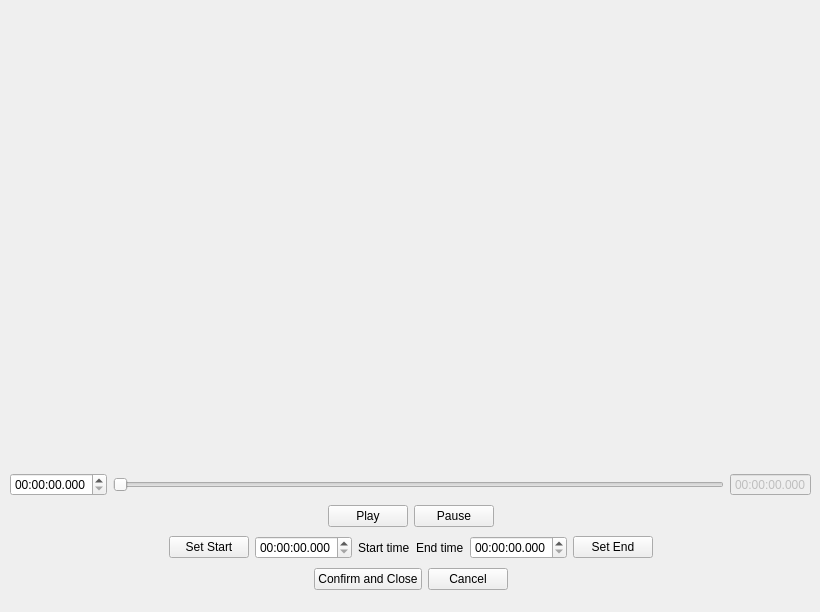
<?xml version="1.0" encoding="UTF-8"?>
<ui version="4.0">
 <class>VideoCutWindow</class>
 <widget class="QWidget" name="VideoCutWindow">
  <property name="enabled">
   <bool>true</bool>
  </property>
  <property name="geometry">
   <rect>
    <x>0</x>
    <y>0</y>
    <width>820</width>
    <height>612</height>
   </rect>
  </property>
  <property name="sizePolicy">
   <sizepolicy hsizetype="Fixed" vsizetype="Fixed">
    <horstretch>0</horstretch>
    <verstretch>0</verstretch>
   </sizepolicy>
  </property>
  <property name="windowTitle">
   <string>VideoCutWindow</string>
  </property>
  <widget class="VideoPlayerWidget" name="PlayerWidget" native="true">
   <property name="geometry">
    <rect>
     <x>10</x>
     <y>9</y>
     <width>800</width>
     <height>450</height>
    </rect>
   </property>
  </widget>
  <widget class="QWidget" name="verticalLayoutWidget">
   <property name="geometry">
    <rect>
     <x>10</x>
     <y>470</y>
     <width>801</width>
     <height>127</height>
    </rect>
   </property>
   <layout class="QVBoxLayout" name="verticalLayout">
    <item>
     <layout class="QHBoxLayout" name="horizontalLayout_4">
      <item>
       <widget class="QTimeEdit" name="CurrentTime">
        <property name="displayFormat">
         <string>HH:mm:ss.zzz</string>
        </property>
       </widget>
      </item>
      <item>
       <widget class="QSlider" name="VideoSlider">
        <property name="maximum">
         <number>1000</number>
        </property>
        <property name="pageStep">
         <number>1</number>
        </property>
        <property name="orientation">
         <enum>Qt::Horizontal</enum>
        </property>
       </widget>
      </item>
      <item>
       <widget class="QTimeEdit" name="videoLengthTimeEdit">
        <property name="enabled">
         <bool>false</bool>
        </property>
        <property name="frame">
         <bool>true</bool>
        </property>
        <property name="readOnly">
         <bool>false</bool>
        </property>
        <property name="buttonSymbols">
         <enum>QAbstractSpinBox::NoButtons</enum>
        </property>
        <property name="displayFormat">
         <string>HH:mm:ss.zzz</string>
        </property>
       </widget>
      </item>
     </layout>
    </item>
    <item>
     <layout class="QHBoxLayout" name="horizontalLayout">
      <item>
       <layout class="QHBoxLayout" name="horizontalLayout_2">
        <item>
         <spacer name="horizontalSpacer_2">
          <property name="orientation">
           <enum>Qt::Horizontal</enum>
          </property>
          <property name="sizeHint" stdset="0">
           <size>
            <width>40</width>
            <height>20</height>
           </size>
          </property>
         </spacer>
        </item>
        <item>
         <widget class="QPushButton" name="PlayButton">
          <property name="text">
           <string>Play</string>
          </property>
         </widget>
        </item>
        <item>
         <widget class="QPushButton" name="PauseButton">
          <property name="text">
           <string>Pause</string>
          </property>
         </widget>
        </item>
        <item>
         <spacer name="horizontalSpacer">
          <property name="orientation">
           <enum>Qt::Horizontal</enum>
          </property>
          <property name="sizeHint" stdset="0">
           <size>
            <width>40</width>
            <height>20</height>
           </size>
          </property>
         </spacer>
        </item>
       </layout>
      </item>
     </layout>
    </item>
    <item>
     <layout class="QHBoxLayout" name="horizontalLayout_3">
      <item>
       <spacer name="horizontalSpacer_4">
        <property name="orientation">
         <enum>Qt::Horizontal</enum>
        </property>
        <property name="sizeHint" stdset="0">
         <size>
          <width>40</width>
          <height>20</height>
         </size>
        </property>
       </spacer>
      </item>
      <item>
       <widget class="QPushButton" name="StartButton">
        <property name="text">
         <string>Set Start</string>
        </property>
       </widget>
      </item>
      <item>
       <widget class="QTimeEdit" name="StartTimeEdit">
        <property name="displayFormat">
         <string>HH:mm:ss.zzz</string>
        </property>
       </widget>
      </item>
      <item>
       <widget class="QLabel" name="label">
        <property name="text">
         <string>Start time</string>
        </property>
       </widget>
      </item>
      <item>
       <widget class="QLabel" name="label_2">
        <property name="text">
         <string>End time</string>
        </property>
       </widget>
      </item>
      <item>
       <widget class="QTimeEdit" name="EndTimeEdit">
        <property name="displayFormat">
         <string>HH:mm:ss.zzz</string>
        </property>
       </widget>
      </item>
      <item>
       <widget class="QPushButton" name="EndButton">
        <property name="text">
         <string>Set End</string>
        </property>
       </widget>
      </item>
      <item>
       <spacer name="horizontalSpacer_5">
        <property name="orientation">
         <enum>Qt::Horizontal</enum>
        </property>
        <property name="sizeHint" stdset="0">
         <size>
          <width>40</width>
          <height>20</height>
         </size>
        </property>
       </spacer>
      </item>
     </layout>
    </item>
    <item>
     <layout class="QHBoxLayout" name="horizontalLayout_6">
      <item>
       <spacer name="horizontalSpacer_3">
        <property name="orientation">
         <enum>Qt::Horizontal</enum>
        </property>
        <property name="sizeHint" stdset="0">
         <size>
          <width>40</width>
          <height>20</height>
         </size>
        </property>
       </spacer>
      </item>
      <item>
       <widget class="QPushButton" name="confirmButton">
        <property name="text">
         <string>Confirm and Close</string>
        </property>
       </widget>
      </item>
      <item>
       <widget class="QPushButton" name="cancelButton">
        <property name="text">
         <string>Cancel</string>
        </property>
       </widget>
      </item>
      <item>
       <spacer name="horizontalSpacer_6">
        <property name="orientation">
         <enum>Qt::Horizontal</enum>
        </property>
        <property name="sizeHint" stdset="0">
         <size>
          <width>40</width>
          <height>20</height>
         </size>
        </property>
       </spacer>
      </item>
     </layout>
    </item>
   </layout>
  </widget>
 </widget>
 <customwidgets>
  <customwidget>
   <class>VideoPlayerWidget</class>
   <extends>QWidget</extends>
   <header>VideoCutWindow/videoplayerwidget.h</header>
   <container>1</container>
  </customwidget>
 </customwidgets>
 <resources/>
 <connections/>
</ui>
